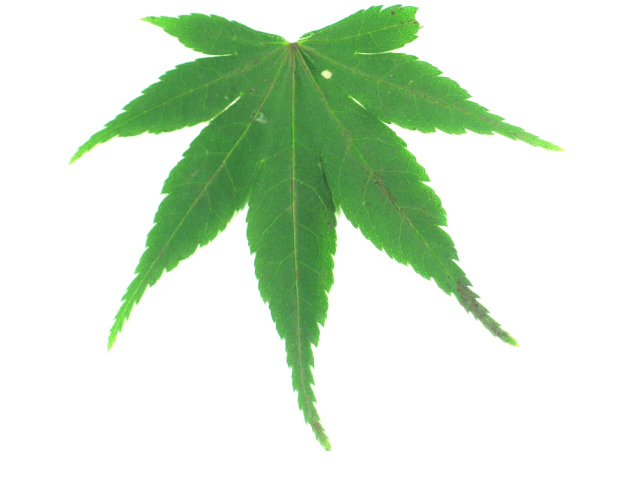
#> input picture aa.jpeg, 1280 x 960 px (shown at 1/2 size)
$ jupyter execute --allow-errors 'plant_leaves image EDA and shape recognition.ipynb'   (shell and % lines are left out)   (older library calls are emulated)
#> lines starting #> are read from the running program, lines starting #| are printed output that depends on the picture; after the words box and inside, x2 and y2 are one past the last pixel; in counts of white or black regions, pixels touching at a corner belong together
Image-Exploratory Data Analysis and Shape determination

Plant_leaf dataset containing Images
mpimg is for loading image data
plt is for plotting

Importing necessary lib

[cell 1]
import os
#!pip install opencv-python
import cv2
import numpy as np
import matplotlib.image as mpimg
import matplotlib.pyplot as plt
from matplotlib import pyplot as plt
from matplotlib.pyplot import imshow

[cell 2]
from google.colab import files
uploaded = files.upload()
#> the answer given: aa.jpeg

import io

Reading images

[cell 3]

# Read Images
img1 = mpimg.imread('aa.jpeg')
#> img1 is the input picture: shape (960, 1280, 3); mean R, G, B 213, 230.7, 209.9
img2 = mpimg.imread('bb.jpeg')
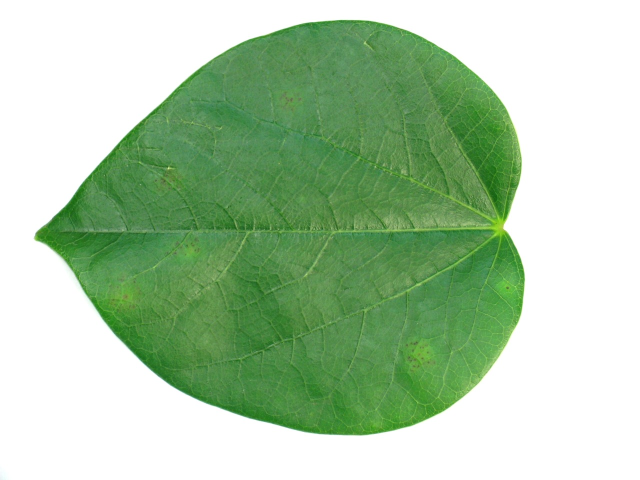
#> input picture bb.jpeg, 1280 x 960 px (shown at 1/2 size)
#> img2 is the input picture: shape (960, 1280, 3); mean R, G, B 172.4, 201.3, 167.8
img3 = mpimg.imread('cc.jpeg')
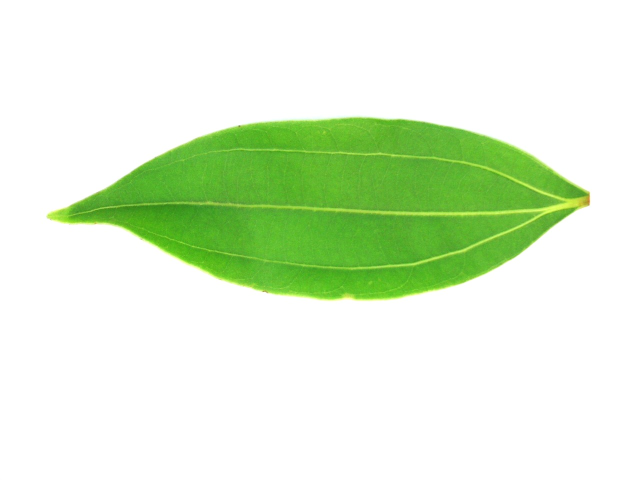
#> input picture cc.jpeg, 1280 x 960 px (shown at 1/2 size)
#> img3 is the input picture: shape (960, 1280, 3); mean R, G, B 221.8, 239.9, 210.9
img4 = mpimg.imread('dd.jpeg')
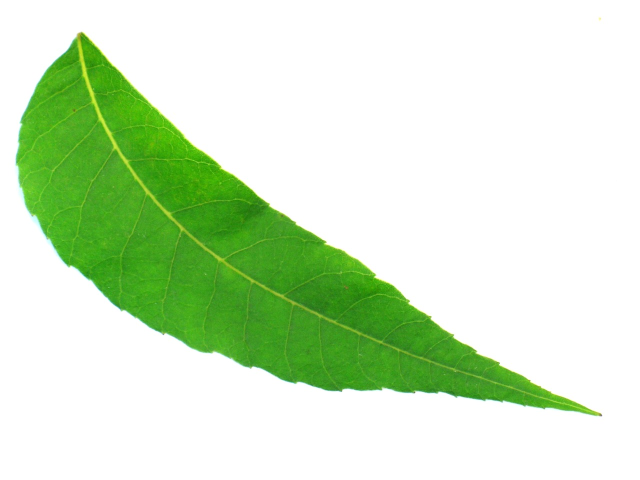
#> input picture dd.jpeg, 1280 x 960 px (shown at 1/2 size)
#> img4 is the input picture: shape (960, 1280, 3); mean R, G, B 209, 232.1, 198.9
img5 = mpimg.imread('ee.jpeg')
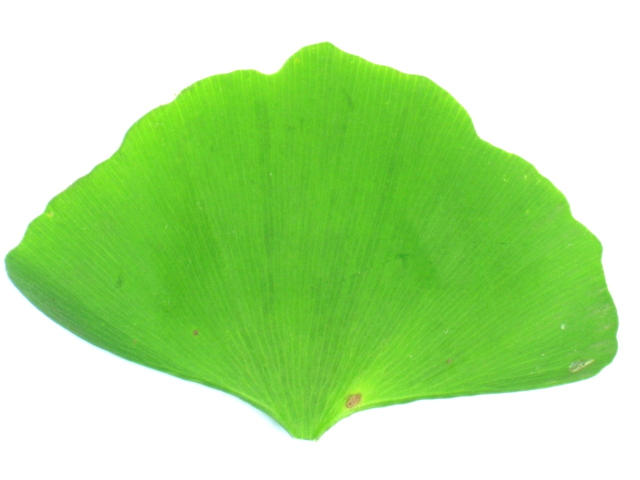
#> input picture ee.jpeg, 1280 x 960 px (shown at 1/2 size)
#> img5 is the input picture: shape (960, 1280, 3); mean R, G, B 178.3, 227, 150.5


plt.imshow(img1)

[cell 4]
plt.imshow(img1)

[cell 5]
plt.imshow(img2)

[cell 6]
plt.imshow(img3)

[cell 7]
plt.imshow(img4)

[cell 8]
plt.imshow(img5)

[cell 9]
# Check the image matrix data type (could know the bit depth of the image)
print(img5.dtype)
#| uint8
# Check the height of image
print(img5.shape[0])
#| 960
# Check the width of image
print(img5.shape[1])
#| 1280
# Check the number of channels of the image
print(img5.shape[2])
#| 3

[cell 10]
plt.hist(img5.ravel(),bins = 25, range = [0,256])
plt.show()

[cell 11]
plt.hist(img4.ravel(),bins = 25, range = [0,256])
plt.show()

[cell 12]
plt.hist(img3.ravel(),bins = 25, range = [0,256])
plt.show()

[cell 13]
plt.hist(img2.ravel(),bins = 25, range = [0,256])
plt.show()

[cell 14]
plt.hist(img1.ravel(),bins = 25, range = [0,256])
plt.show()

Conversion to gray scale

[cell 15]
gs = cv2.cvtColor(img5,cv2.COLOR_RGB2GRAY)
plt.imshow(gs,cmap='Greys_r')

[cell 16]
gs.shape

[cell 17]
# Plot the histogram of the gray image.
plt.hist(gs.ravel(),bins = 256, range = [0, 256])
plt.show()

[cell 18]
# cotour detection
plt.contour(gs, origin = "upper")

Smoothing the curve using Gaussian filter

[cell 19]
blur = cv2.GaussianBlur(gs, (25,25),0)
plt.imshow(blur,cmap='Greys_r')

Image transformation

[cell 20]
im2 = 255 - gs
plt.imshow(im2)

[cell 21]
# Another transform of the image, after adding a constant,
# all the pixels become brighter and a hazing-like effect of the image is generated
im3 = (100.0/255)*gs + 100
plt.imshow(im3)

[cell 22]
# The lightness level of the gray_image decreases after this step
im4 = 255.0*(gs/255.0)**2
plt.imshow(im4)

[cell 23]
# function of histogram equalization
def histeq(im, nbr_bins = 256):
  """ Histogram equalization of a grayscale image.  """
#> called with nbr_bins = 256
  # get the image histogram
  imhist, bins = np.histogram(im.flatten(), nbr_bins, [0, 256])
#> imhist = 256 values, max 576171 at index 255, min 0 at index 0, mean 4800; bins = 257 values from 0 to 256
  cdf = imhist.cumsum() # cumulative distribution function
#> cdf = 256 values from 0 to 1228800
  cdf = imhist.max()*cdf/cdf.max()  #normalize
#> cdf = 256 values from 0 to 576171
  cdf_mask = np.ma.masked_equal(cdf, 0)
  cdf_mask = (cdf_mask - cdf_mask.min())*255/(cdf_mask.max()-cdf_mask.min())
  cdf = np.ma.filled(cdf_mask,0).astype('uint8')
#> cdf = 256 values from 0 to 254
  return cdf[im.astype('uint8')]

# apply the function on your dark image to increase the contrast
# we could observe that the contrast of the black background has increased
im5 = histeq(im4)
plt.imshow(im5)

[cell 24]
# Extra: try to visualize the histogram of the image after histogram equalization
# Before histogram equalization
plt.hist(im4.ravel(),bins = 256, range = [0, 256])
plt.show()

[cell 25]
# After histogram equalization
plt.hist(im5.ravel(),bins = 256, range = [0, 256])
plt.show()

[cell 26]
# Fourier transformation of gray images
# Blur the grayscale image by a Guassian filter with kernel size of 10
imBlur = cv2.blur(gs,(5,5))
# Transform the image to frequency domain
f = np.fft.fft2(imBlur)
# Bring the zero-frequency component to the center
fshift = np.fft.fftshift(f)
magnitude_spectrum = 30*np.log(np.abs(fshift))

plt.subplot(121),plt.imshow(imBlur, cmap = 'gray')
plt.title('Input Image'), plt.xticks([]), plt.yticks([])
plt.subplot(122),plt.imshow(magnitude_spectrum, cmap = 'gray')
plt.title('Magnitude Spectrum'), plt.xticks([]), plt.yticks([])
plt.show()

[cell 27]
# Image transformation to HPF and JET
rows, cols = imBlur.shape
crow,ccol = round(rows/2) , round(cols/2)
# remove low frequencies with a rectangle size of 10
fshift[crow-10:crow+10, ccol-10:ccol+10] = 0
f_ishift = np.fft.ifftshift(fshift)
img_back = np.fft.ifft2(f_ishift)
img_back = np.abs(img_back)

plt.figure(figsize=([20, 20]))
plt.subplot(131),plt.imshow(imBlur, cmap = 'gray')
plt.title('Input Image'), plt.xticks([]), plt.yticks([])
plt.subplot(132),plt.imshow(img_back, cmap = 'gray')
plt.title('Image after HPF'), plt.xticks([]), plt.yticks([])
plt.subplot(133),plt.imshow(img_back)
plt.title('Result in JET'), plt.xticks([]), plt.yticks([])
plt.show()

#### **Gabor Filter**

[cell 28]
from google.colab import files
uploaded = files.upload()
#> the answer given: bb.jpeg

[cell 29]
img11 = cv2.imread('aa.jpeg', cv2.IMREAD_UNCHANGED)
plt.imshow(img11)
img22 = cv2.imread('aa.jpeg', cv2.IMREAD_UNCHANGED)
plt.imshow(img22)
#print(cv2_imshow(img22))

[cell 30]
ksize = 15  #Use size that makes sense to the image and fetaure size. Large may not be good.
#On the synthetic image it is clear how ksize affects imgae (try 5 and 50)
sigma = 5 #Large sigma on small features will fully miss the features.
theta = 1*np.pi/2  #/4 shows horizontal 3/4 shows other horizontal. Try other contributions
lamda = 1*np.pi/4  #1/4 works best for angled.
gamma=0.9  #Value of 1 defines spherical. Calue close to 0 has high aspect ratio
#Value of 1, spherical may not be ideal as it picks up features from other regions.
phi = 0.8  #Phase offset. I leave it to 0. (For hidden pic use 0.8)


kernel = cv2.getGaborKernel((ksize, ksize), sigma, theta, lamda, gamma, phi, ktype=cv2.CV_32F)

plt.imshow(kernel)


img = cv2.imread('aa.jpeg') #USe ksize:15, s:5, q:pi/2, l:pi/4, g:0.9, phi:0.8
plt.imshow(img, cmap='gray')

img = cv2.cvtColor(img, cv2.COLOR_BGR2GRAY)
fimg = cv2.filter2D(img, cv2.CV_8UC3, kernel)

kernel_resized = cv2.resize(kernel, (400, 400))                    # Resize image


plt.imshow(kernel_resized)
plt.imshow(fimg, cmap='gray')

[cell 31]
blur = cv2.GaussianBlur(gs, (25,25),0)
plt.imshow(blur,cmap='Greys_r')

Adaptive image thresholding using Otsu's thresholding method

[cell 32]
ret_otsu,im_bw_otsu = cv2.threshold(blur,0,255,cv2.THRESH_BINARY_INV+cv2.THRESH_OTSU)
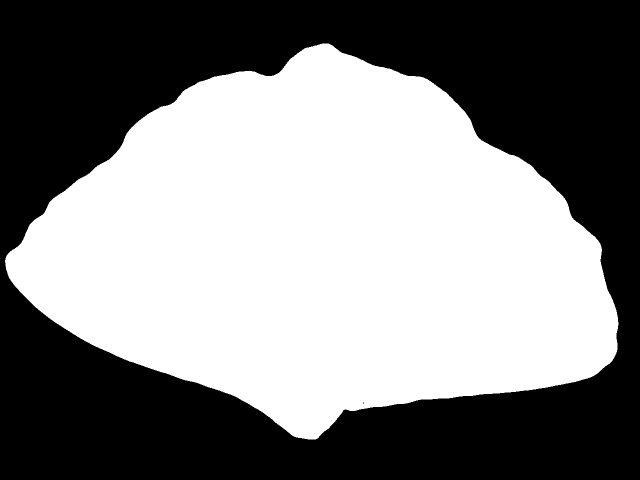
#> im_bw_otsu: shape (960, 1280) (shown at 1/2 size); 50.7% white; 2 black regions (1 under 20 px), largest, box (x1, y1, x2, y2) and area: (0, 0, 1280, 960) 606323
#> ret_otsu = 204
plt.imshow(im_bw_otsu,cmap='Greys_r')

Closing of holes or dents using Morphological Transformation

[cell 33]
kernel = np.ones((50,50),np.uint8)
closing = cv2.morphologyEx(im_bw_otsu, cv2.MORPH_CLOSE, kernel)

[cell 34]
plt.imshow(closing,cmap='Greys_r')

Boundary Extraction

Boundary extraction using sobel filters

[cell 35]
sobelx64f = cv2.Sobel(closing,cv2.CV_64F,1,0,ksize=5)
abs_sobel64f = np.absolute(sobelx64f)
sobel_8u = np.uint8(abs_sobel64f)
plt.imshow(abs_sobel64f,cmap='Greys_r')

[cell 36]
ret_sobel,im_bw_sobel = cv2.threshold(sobel_8u,1,255,cv2.THRESH_BINARY)
plt.imshow(im_bw_sobel,cmap='Greys_r')

[cell 37]
kernel_edge = np.ones((15,15),np.uint8)
closing_edge = cv2.morphologyEx(im_bw_sobel, cv2.MORPH_CLOSE, kernel_edge)
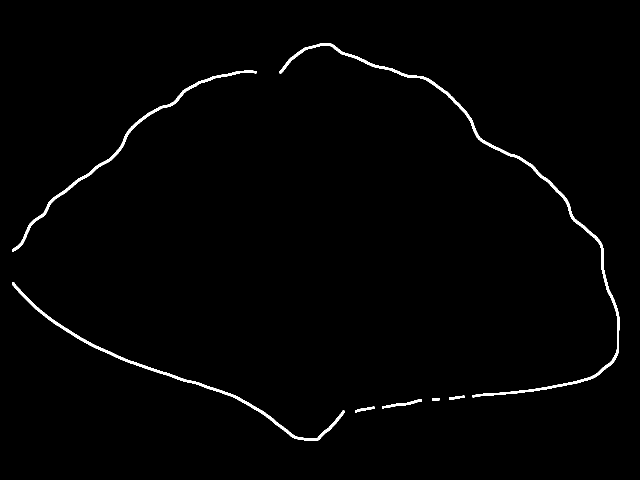
#> closing_edge: shape (960, 1280) (shown at 1/2 size); 1.2% white; 7 white regions
plt.imshow(closing_edge,cmap='Greys_r')

Boundary extraction using sobel filters - Not effective

Boundary extraction using contours - will prove Effective¶

[cell 38]
plt.imshow(closing,cmap="Greys_r")

[cell 39]
contours, hierarchy = cv2.findContours(closing,cv2.RETR_TREE,cv2.CHAIN_APPROX_SIMPLE)
#> contours = 1 contour; box (x1, y1, x2, y2) and area: (0, 88, 1238, 880) 622455

[cell 40]
plottedContour = cv2.drawContours(gs,contours,-1,(0,255,0),10)
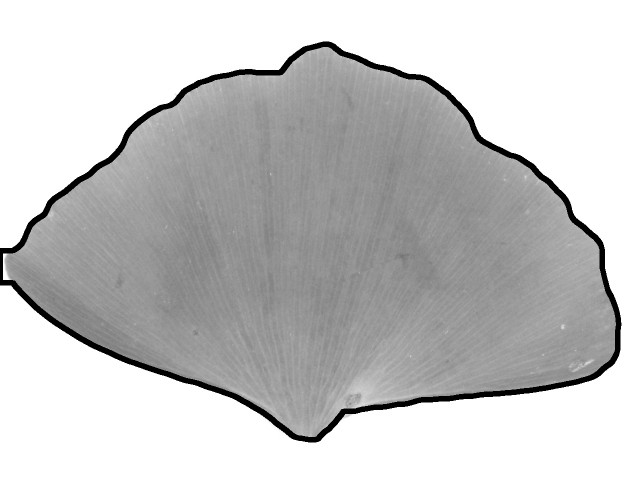
#> plottedContour: shape (960, 1280) (shown at 1/2 size); min 0, max 255, mean 197.7
plt.imshow(plottedContour,cmap="Greys_r")

Morphological processing
1. Shape based features
Calculating moments using contours

[cell 41]
print(len(contours))
#| 1
cnt = contours[0]
#> cnt = contour of 1355 points, box (x1, y1, x2, y2) (0, 88, 1238, 880), area 622455
len(cnt)
#> Out = 1355

[cell 42]
M = cv2.moments(cnt)
#> M = moments, m00 622455, centre m10/m00, m01/m00 = (645, 499.1)
M
#> Out has the same summary as M

[cell 43]
area = cv2.contourArea(cnt)
#> area = 622455
area
#> Out = 622455

[cell 44]
perimeter = cv2.arcLength(cnt,True)
#> perimeter = 3353.5
perimeter
#> Out = 3353.5

Fitting in the best-fit rectangle and ellipse
The best-fit rectangle is chosen and not ellipse as removes (leaves out) some portion at the extreme ends of the leaf image

[cell 45]
rect = cv2.minAreaRect(cnt)
#> rect = ((594.5, 493.2), (1191.9, 769.5), -12.47)
box = cv2.boxPoints(rect)
#> box = [[95.67, 997.6], [-70.5, 246.2], [1093.3, -11.15], [1259.5, 740.2]]
box = np.int0(box)
#> box = [[95, 997], [-70, 246], [1093, -11], [1259, 740]]
contours_im = cv2.drawContours(closing,[box],0,(255,255,255),2)
plt.imshow(contours_im,cmap="Greys_r")

[cell 46]
rect = cv2.minAreaRect(cnt)
box = cv2.boxPoints(rect)
#> box = [[95.67, 997.6], [-70.5, 246.2], [1093.3, -11.15], [1259.5, 740.2]]
box = np.int0(box)
#> box = [[95, 997], [-70, 246], [1093, -11], [1259, 740]]
contours_im = cv2.drawContours(closing,[box],0,(255,255,255),2)
plt.imshow(contours_im,cmap="Greys_r")

[cell 47]
ellipse = cv2.fitEllipse(cnt)
#> ellipse = ((650.5, 497.2), (711.8, 1144.9), 97.95)
im = cv2.ellipse(closing,ellipse,(255,255,255),2)
plt.imshow(closing,cmap="Greys_r")

[cell 48]
from google.colab import files
uploaded = files.upload()
#> the answer given: cc.jpeg

### shape detection illustration

[cell 49]
# this piece of code is for illustration purpose only

import cv2
import numpy as np
from matplotlib import pyplot as plt

# reading image
img = cv2.imread('aa.jpeg')

# converting image into grayscale image
gray = cv2.cvtColor(img, cv2.COLOR_BGR2GRAY)

# setting threshold of gray image
_, threshold = cv2.threshold(gray, 127, 255, cv2.THRESH_BINARY)

# using a findContours() function
contours, _ = cv2.findContours(
    threshold, cv2.RETR_TREE, cv2.CHAIN_APPROX_SIMPLE)
#> contours = 3382 contours, 3230 with area under 20; largest, box (x1, y1, x2, y2) and area: (0, 0, 1280, 960) 1226561, (239, 39, 889, 708) 191179, (611, 54, 798, 161) 9079, (772, 124, 835, 176) 1868, (799, 433, 852, 506) 1746

i = 0

# list for storing names of shapes
for contour in contours:

# here we are ignoring first counter because
# findcontour function detects whole image as shape
    if i == 0:
        i = 1
        continue

# cv2.approxPloyDP() function to approximate the shape
    approx = cv2.approxPolyDP(
    contour, 0.01 * cv2.arcLength(contour, True), True)

# using drawContours() function
    cv2.drawContours(img, [contour], 0, (0, 0, 255), 5)

# finding center point of shape
    M = cv2.moments(contour)
    if M['m00'] != 0.0:
        x = int(M['m10']/M['m00'])
        y = int(M['m01']/M['m00'])

# putting shape name at center of each shape
    if len(approx) == 3:
        cv2.putText(img, 'Triangle', (x, y),
                    cv2.FONT_HERSHEY_SIMPLEX, 0.6, (255, 255, 255), 2)

    elif len(approx) == 4:
        cv2.putText(img, 'Quadrilateral', (x, y),
                    cv2.FONT_HERSHEY_SIMPLEX, 0.6, (255, 255, 255), 2)

    elif len(approx) == 5:
        cv2.putText(img, 'Pentagon', (x, y),
                    cv2.FONT_HERSHEY_SIMPLEX, 0.6, (255, 255, 255), 2)

    elif len(approx) == 6:
        cv2.putText(img, 'Hexagon', (x, y),
                    cv2.FONT_HERSHEY_SIMPLEX, 0.6, (255, 255, 255), 2)

    else:
        cv2.putText(img, 'circle', (x, y),
                    cv2.FONT_HERSHEY_SIMPLEX, 0.6, (255, 255, 255), 2)
#> this loop made 3382 passes
#> (approx, x, y) on passes 2, 4, 7, 9: ([[615, 783], [616, 782], [617, 783], [616, 784]], 616, 783), ([[614, 746], [615, 745], [616, 746], [615, 747]], 615, 746), ([[603, 723], [604, 722], [605, 723], [604, 724]], 604, 723), ([[612, 718], [613, 717], [614, 718], [613, 719]], 613, 718)
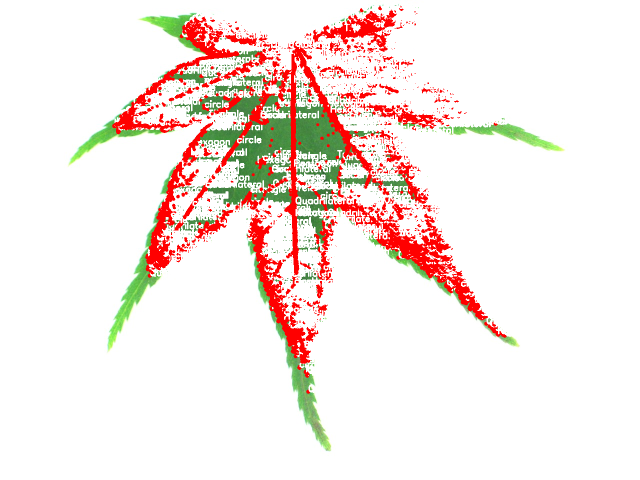
#> img: shape (960, 1280, 3) (shown at 1/2 size); mean B, G, R 228.6, 233.3, 245.8
#> after the loop, i = 1

# displaying the image after drawing contours
plt.imshow(img)

[cell 50]
from google.colab.patches import cv2_imshow

[cell 51]
# reading image
img = cv2.imread('aa.jpeg')

# converting image into grayscale image
gray = cv2.cvtColor(img, cv2.COLOR_BGR2GRAY)

# setting threshold of gray image
_, threshold = cv2.threshold(gray, 127, 255, cv2.THRESH_BINARY)

# using a findContours() function
contours, _ = cv2.findContours(
    threshold, cv2.RETR_TREE, cv2.CHAIN_APPROX_SIMPLE)

i = 0

# list for storing names of shapes
for contour in contours:

# here we are ignoring first counter because
# findcontour function detects whole image as shape
    if i == 0:
        i = 1
        continue

# cv2.approxPloyDP() function to approximate the shape
    approx = cv2.approxPolyDP(
        contour, 0.01 * cv2.arcLength(contour, True), True)

# using drawContours() function
    cv2.drawContours(img, [contour], 0, (0, 0, 255), 5)

    # finding center point of shape
    M = cv2.moments(contour)
    if M['m00'] != 0.0:
        x = int(M['m10']/M['m00'])
        y = int(M['m01']/M['m00'])

# putting shape name at center of each shape
    if len(approx) == 3:
        cv2.putText(img, 'Triangle', (x, y),
                    cv2.FONT_HERSHEY_SIMPLEX, 0.6, (255, 255, 255), 2)

    elif len(approx) == 4:
        cv2.putText(img, 'Quadrilateral', (x, y),
                    cv2.FONT_HERSHEY_SIMPLEX, 0.6, (255, 255, 255), 2)

    elif len(approx) == 5:
        cv2.putText(img, 'Pentagon', (x, y),
                    cv2.FONT_HERSHEY_SIMPLEX, 0.6, (255, 255, 255), 2)

    elif len(approx) == 6:
        cv2.putText(img, 'Hexagon', (x, y),
                    cv2.FONT_HERSHEY_SIMPLEX, 0.6, (255, 255, 255), 2)

    else:
        cv2.putText(img, 'circle', (x, y),
                    cv2.FONT_HERSHEY_SIMPLEX, 0.6, (255, 255, 255), 2)
#> after the loop, i = 1

# displaying the image after drawing contours
plt.imshow(img)

[cell 52]
img = cv2.imread('aa.jpeg', cv2.IMREAD_UNCHANGED)
plt.imshow(img)

[cell 53]
# reading image
img = cv2.imread('aa.jpeg')

# converting image into grayscale image
gray = cv2.cvtColor(img, cv2.COLOR_BGR2GRAY)

# setting threshold of gray image
_, threshold = cv2.threshold(gray, 127, 255, cv2.THRESH_BINARY)

# using a findContours() function
contours, _ = cv2.findContours(
    threshold, cv2.RETR_TREE, cv2.CHAIN_APPROX_SIMPLE)

i = 0

# list for storing names of shapes
for contour in contours:

# here we are ignoring first counter because
# findcontour function detects whole image as shape
    if i == 0:
        i = 1
        continue

# cv2.approxPloyDP() function to approximate the shape
    approx = cv2.approxPolyDP(
        contour, 0.01 * cv2.arcLength(contour, True), True)

# using drawContours() function
    cv2.drawContours(img, [contour], 0, (0, 0, 255), 5)

    # finding center point of shape
    M = cv2.moments(contour)
    if M['m00'] != 0.0:
        x = int(M['m10']/M['m00'])
        y = int(M['m01']/M['m00'])

# putting shape name at center of each shape
    if len(approx) == 3:
        cv2.putText(img, 'Triangle', (x, y),
                    cv2.FONT_HERSHEY_SIMPLEX, 0.6, (255, 255, 255), 2)

    elif len(approx) == 4:
        cv2.putText(img, 'Quadrilateral', (x, y),
                    cv2.FONT_HERSHEY_SIMPLEX, 0.6, (255, 255, 255), 2)

    elif len(approx) == 5:
        cv2.putText(img, 'Pentagon', (x, y),
                    cv2.FONT_HERSHEY_SIMPLEX, 0.6, (255, 255, 255), 2)

    elif len(approx) == 6:
        cv2.putText(img, 'Hexagon', (x, y),
                    cv2.FONT_HERSHEY_SIMPLEX, 0.6, (255, 255, 255), 2)

    else:
        cv2.putText(img, 'circle', (x, y),
                    cv2.FONT_HERSHEY_SIMPLEX, 0.6, (255, 255, 255), 2)

# displaying the image after drawing contours
plt.imshow(img)

Shape based features calculated - Aspect ratio, rectangularity, circularity etc

[cell 54]
x,y,w,h = cv2.boundingRect(cnt)
aspect_ratio = float(w)/h
aspect_ratio
#> Out = 1.56

[cell 55]
rectangularity = w*h/area
rectangularity
#> Out = 1.58

[cell 56]
circularity = ((perimeter)**2)/area
circularity
#> Out = 18.07

[cell 57]
equi_diameter = np.sqrt(4*area/np.pi)
equi_diameter
#> Out = 890.2

[cell 58]
(x,y),(MA,ma),angle = cv2.fitEllipse(cnt)

2. Color based features

Calculating color based features - mean, std-dev of the RGB channels

[cell 59]
plt.imshow(img5,cmap="Greys_r")

[cell 60]
red_channel = img5[:,:,0]
plt.imshow(red_channel,cmap="Greys_r")

[cell 61]
green_channel = img5[:,:,1]
plt.imshow(green_channel,cmap="Greys_r")

[cell 62]
blue_channel = img5[:,:,2]
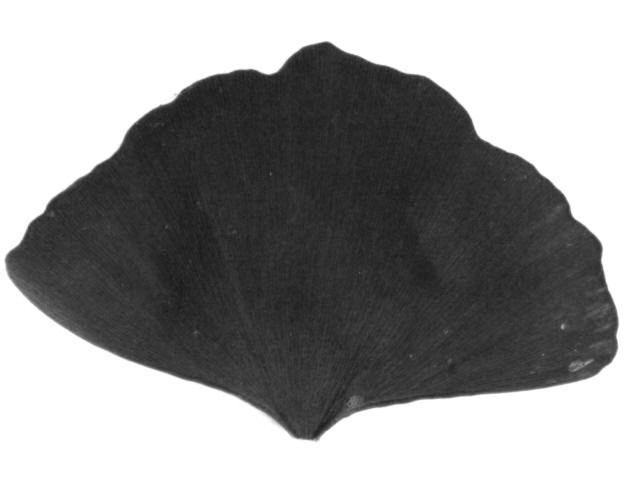
#> blue_channel: shape (960, 1280) (shown at 1/2 size); min 20, max 255, mean 150.5
plt.imshow(blue_channel,cmap="Greys_r")

[cell 63]
red_mean = np.mean(red_channel)
red_mean
#> Out = 178.3

[cell 64]
green_mean = np.mean(green_channel)
green_mean
#> Out = 227

[cell 65]
blue_mean = np.mean(blue_channel)
blue_mean
#> Out = 150.5

[cell 66]
import matplotlib.pyplot as plt
import numpy as np

x = np.array(["Blue_Color", "Red_Color", "Green_Color"])
y = np.array([150,178, 227])

plt.barh(x, y)
plt.show()
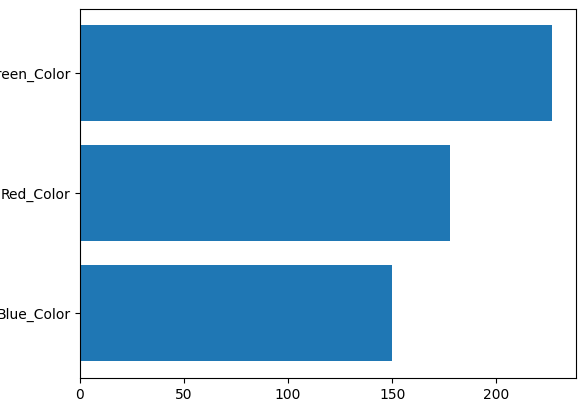
#> figure drawn by matplotlib, 1 panel
